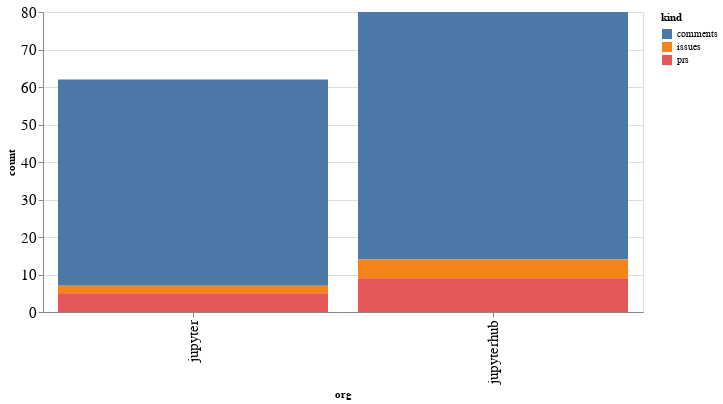

Write notebook code for a chart like this one.
### Code cell
alt.Chart(org_summaries, width=600).mark_bar().encode(
    x='org',
    y='count',
    color='kind',
    tooltip="org"
)

### Figure 1 — Vega-Lite specification as saved in the notebook (floating-point values rounded to 4 significant figures)
{"config": {"axisLeft": {"labelFontSize": 15}, "axisBottom": {"labelFontSize": 15}}, "data": {"name": "data-0fdc30acd0c1546af5f59b7422628a7a"}, "mark": "bar", "encoding": {"color": {"type": "nominal", "field": "kind"}, "tooltip": {"type": "nominal", "field": "org"}, "x": {"type": "nominal", "field": "org"}, "y": {"type": "quantitative", "field": "count"}}, "width": 600, "$schema": "https://vega.github.io/schema/vega-lite/v4.8.1.json", "datasets": {"data-0fdc30acd0c1546af5f59b7422628a7a": [{"org": "jupyter", "kind": "comments", "count": 55}, {"org": "jupyter", "kind": "issues", "count": 2}, {"org": "jupyter", "kind": "prs", "count": 5}, {"org": "jupyterhub", "kind": "comments", "count": 66}, {"org": "jupyterhub", "kind": "issues", "count": 5}, {"org": "jupyterhub", "kind": "prs", "count": 9}]}}
